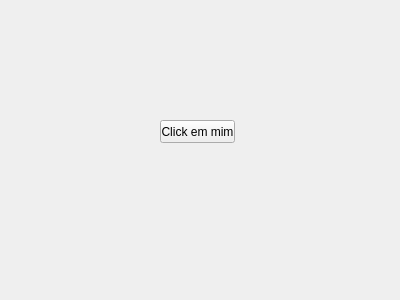
<?xml version="1.0" encoding="UTF-8"?>
<ui version="4.0">
 <class>Form</class>
 <widget class="QWidget" name="Form">
  <property name="geometry">
   <rect>
    <x>0</x>
    <y>0</y>
    <width>400</width>
    <height>300</height>
   </rect>
  </property>
  <property name="windowTitle">
   <string>Form</string>
  </property>
  <widget class="QPushButton" name="pushButton">
   <property name="geometry">
    <rect>
     <x>160</x>
     <y>120</y>
     <width>75</width>
     <height>23</height>
    </rect>
   </property>
   <property name="text">
    <string>Click em mim</string>
   </property>
  </widget>
 </widget>
 <resources/>
 <connections/>
</ui>
